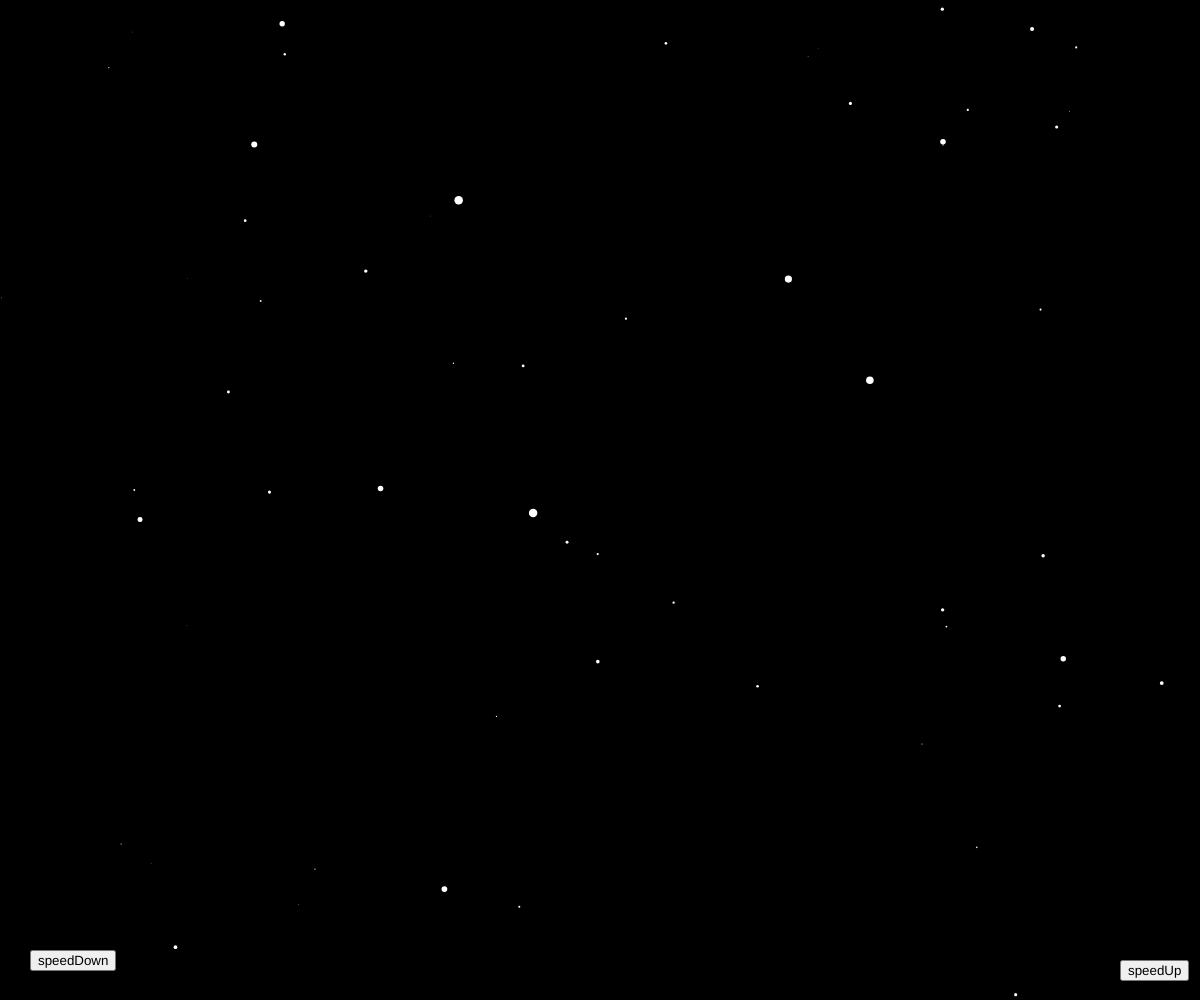
Frame 1 (no input)
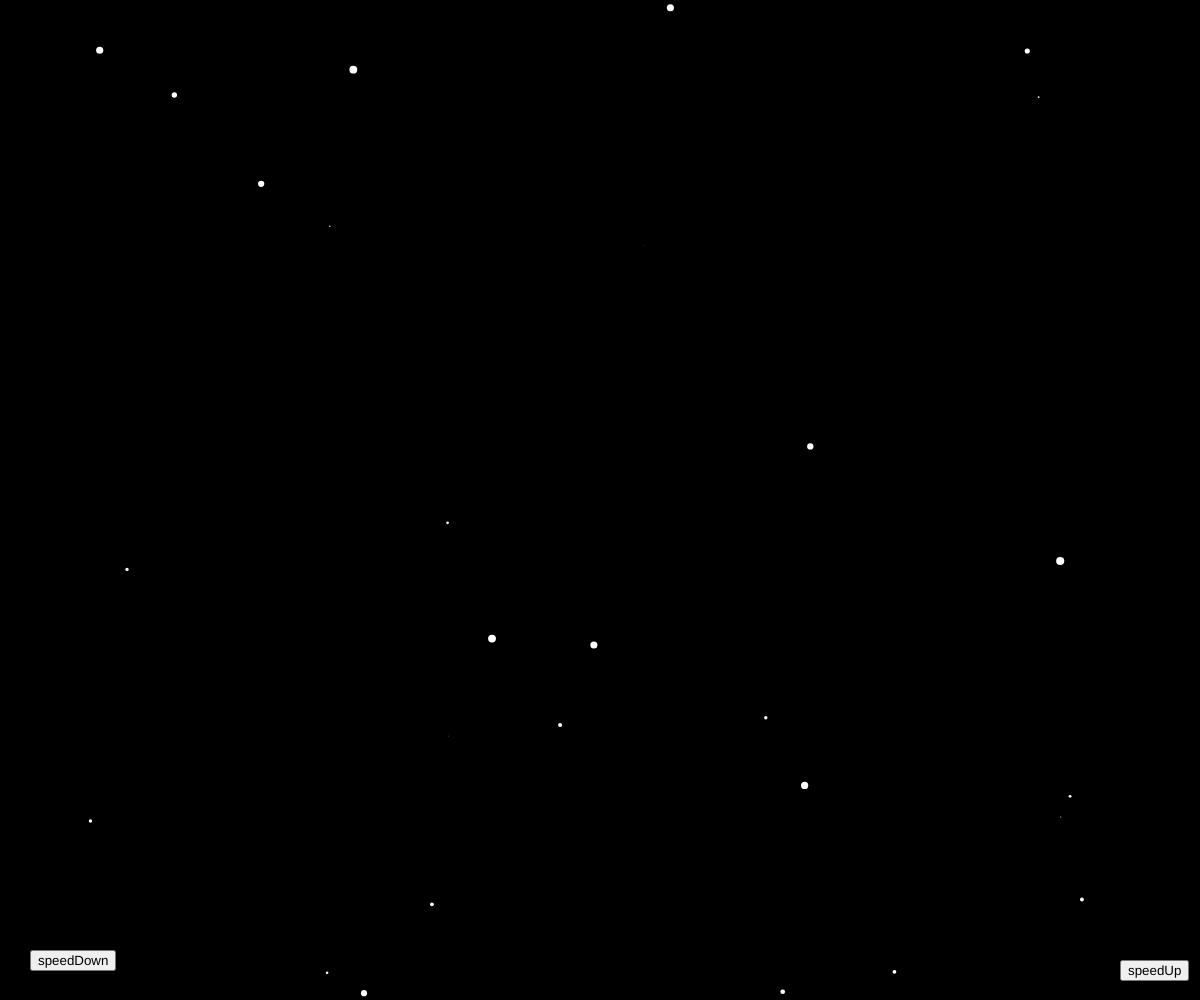
Frame 60 (no input)
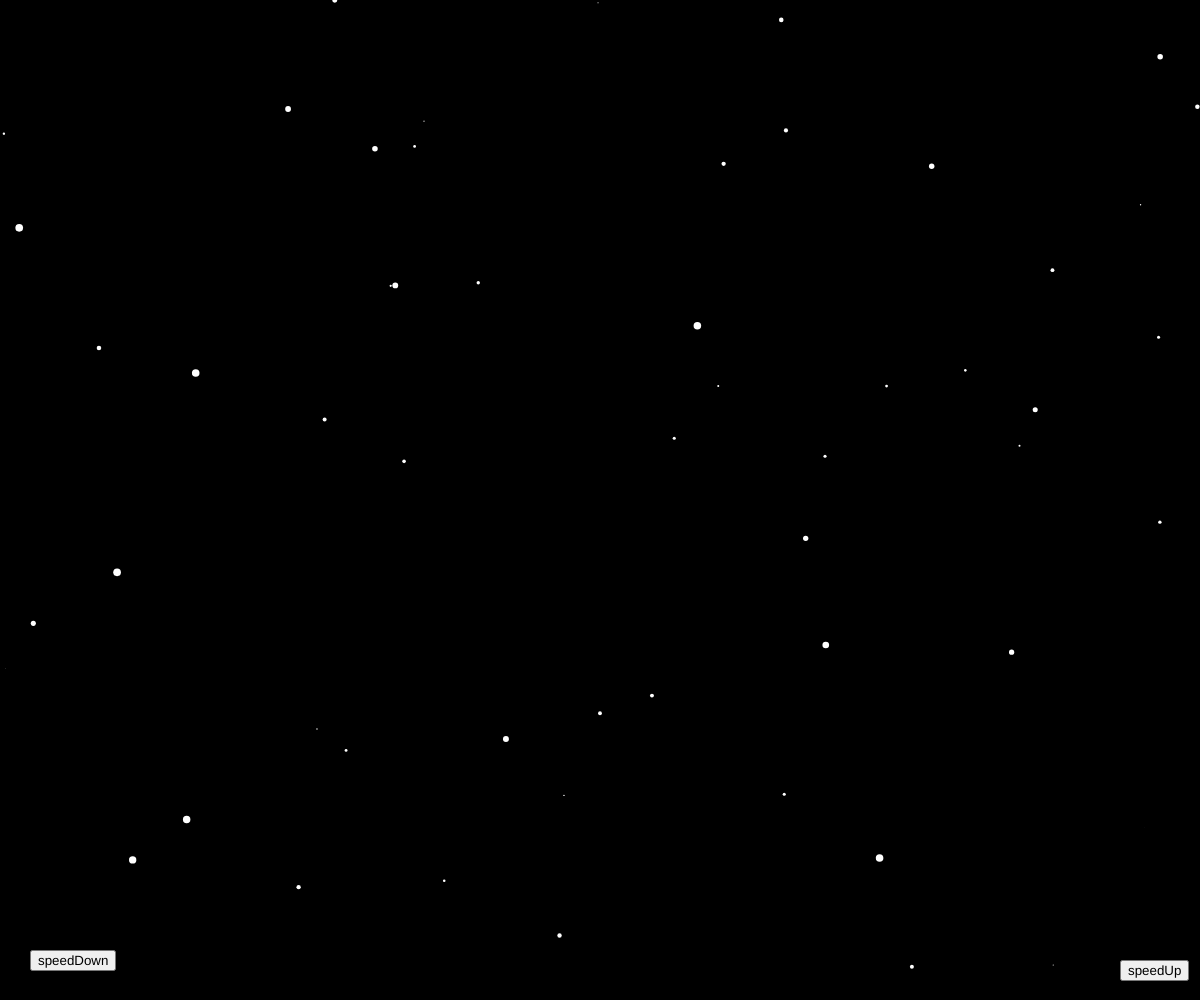
Frame 120 (the mouse pressed at the canvas centre since frame 60)

The p5.js sketch that drew these frames (run headless with seeded random() and noise() and a simulated clock; from frame 60 on, the mouse is pressed at the canvas centre):

// p5.js sketch
// ── sketch.js
//make an array of stars
//to ease manipulation
let stars = [];
let speed = 10;
function setup() {
  //making a canvas of full screen:
  createCanvas(windowWidth, windowHeight);
  //initialise canvas with stars:
  for(let i = 0;i < 800;++i)
    stars.push(new star());
  button = createButton('speedUp');
  button.position(windowWidth-80, windowHeight-40);
  button.mousePressed(speedup);
  button = createButton('speedDown');
  button.position(30, windowHeight-50);
  button.mousePressed(speedDown);
}

function speedup(){
   speed = speed+5;
}
function speedDown(){
   speed = speed-5;
}
function draw() {
  background(0);
  translate(width/2,height/2);
  //continuosly update and show the stars;
  for(let i = 0;i < stars.length;++i){
    stars[i].show();
    stars[i].update();
  }
}
// ── star.js
class star{
 
  //construct a star:
  constructor(){
   //show on a random postion:
    this.x = random(-width,width);
    this.y = random(-height,height);
    this.z = random(width);
    this.speedU = false;
  }
  
  update(){
    this.z = this.z-speed;
    if(this.z < 1){
      this.x = random(-width,width);
      this.y = random(-height,height);
      this.z = random(width);
    }
  }
  
  show(){
    fill(255);
    noStroke();
    
    let sX = map(this.x/this.z,0,1,0,width);
    let sY = map(this.y/this.z,0,1,0,height);
    
    let r = map(this.z,0,width,10,0)
    ellipse(sX,sY,r,r);
  }
  
}
